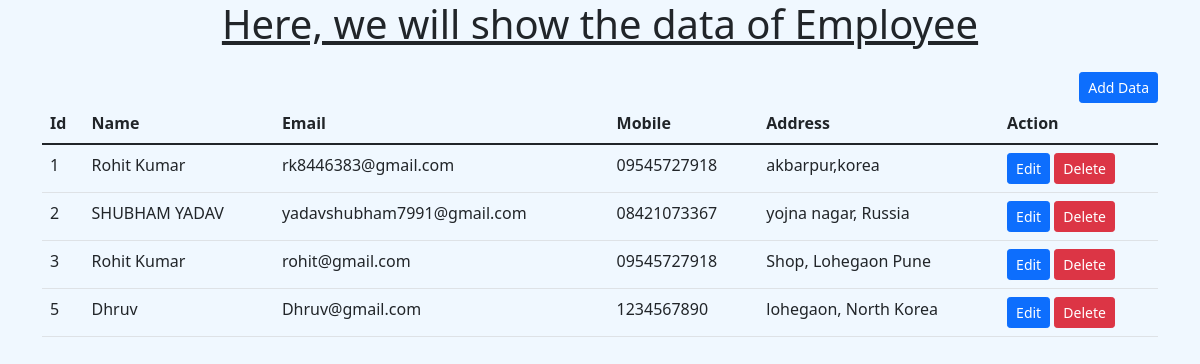
The page / on the database its author committed.
### register/models.py (models this page shows)
class Employee(models.Model):
    empId = models.IntegerField()
    empname = models.CharField(max_length=100)
    empemail = models.EmailField(max_length=100)
    emppass = models.CharField(max_length=100)
    empmobile = models.CharField(max_length=100)
    empaddress = models.CharField(max_length=100)

### register/views.py (the view)
# urls.py: path('',showEmpdata,name="show"),
def showEmpdata(request):
    employee = Employee.objects.all()
    context = {'employee':employee}
    return render(request,'register/show.html',context)

### register/templates/register/show.html (shortened to what this page needs)
{% extends 'register/base.html' %}
{% block content %}
<div class="container">
    <div class="row text text-center justify-content-around">
        <h1 class="text-decoration-underline mb-4 "> Here, we will show the data of Employee</h1>
    </div>
    <div>
        <a href="{% url 'add' %}" class="float-end btn btn-primary btn-sm">Add Data</a>
    </div>
    <table class="table">
        <thead class="thead-dark">
            <tr>
                <th>Id</th>
                <th>Name</th>
                <th>Email</th>
                <th>Mobile</th>
                <th>Address</th>
                <th>Action</th>
            </tr>
        </thead>
        <tbody>
            {% for emp in employee %}
            <tr>
                <td>{{emp.empId}}</td>
                <td>{{emp.empname}}</td>
                <td>{{emp.empemail}}</td>
                <td>{{emp.empmobile}}</td>
                <td>{{emp.empaddress}}</td>
                <td>
                    <a href="{% url 'edit-data' emp.id %}" class="btn btn-primary btn-sm">Edit</a>
                    <form action="{% url 'delete' %}" method="POST" class="d-inline">
                        <input type="submit" class="btn btn-danger btn-sm " value="Delete">
                    </form>
                </td>
            </tr>
            {% endfor %}
        </tbody>
    </table>
</div>
{% endblock content %}

### register/templates/register/base.html (shortened to what this page needs)
{% load static %}
<!DOCTYPE html>
<html lang="en">
<head>
    <link href="https://cdn.jsdelivr.net/npm/bootstrap@5.1.3/dist/css/bootstrap.min.css" rel="stylesheet">
    <link rel="stylesheet" href="{% static 'css/base.css' %}">
</head>
<body>
{% block content %}
{% endblock content %}
</body>
</html>

### register/static/css/base.css (style rules this page uses)
body { background-color:aliceblue; }

### rows shown on the page
Employee: empId "1", empname "Rohit Kumar", empemail "rk8446383@gmail.com", empmobile "09545727918", empaddress "akbarpur,korea"
Employee: empId "2", empname "SHUBHAM YADAV", empemail "yadavshubham7991@gmail.com", empmobile "08421073367", empaddress "yojna nagar, Russia"
Employee: empId "3", empname "Rohit Kumar", empemail "rohit@gmail.com", empmobile "09545727918", empaddress "Shop, Lohegaon Pune"
Employee: empId "5", empname "Dhruv", empemail "Dhruv@gmail.com", empmobile "1234567890", empaddress "lohegaon, North Korea"
